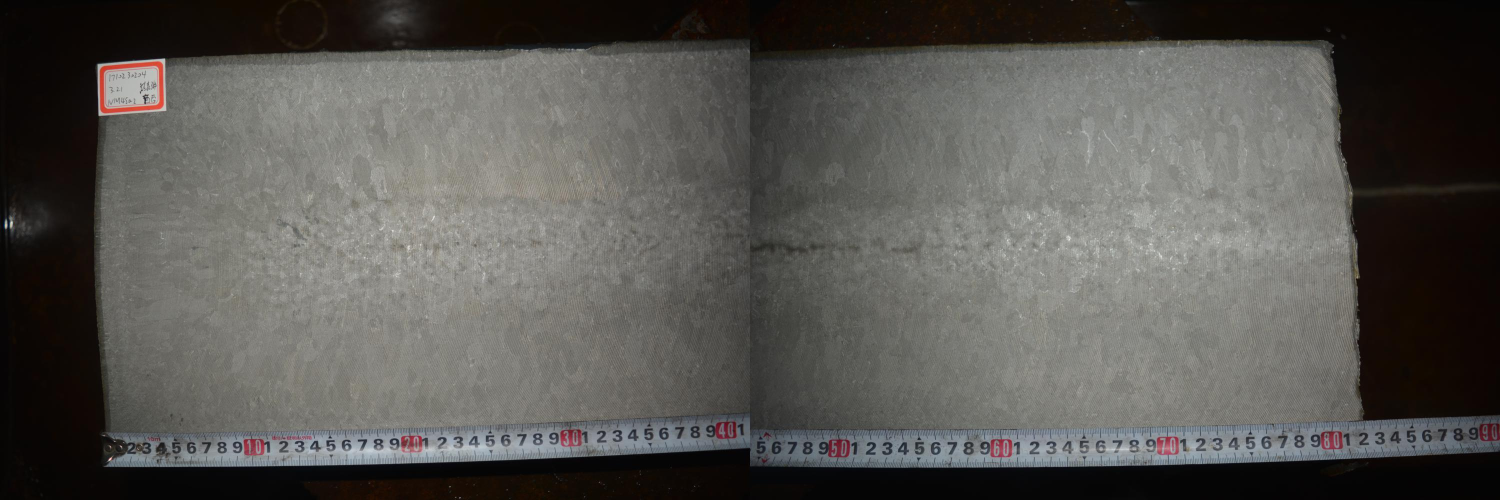
#> input picture data/1710230204w.jpg, 3000 x 1000 px (shown at 1/2 size)
$ python thresholdSegmentationTest.py
#> lines starting #> are read from the running program, lines starting #| are printed output that depends on the picture; after the words box and inside, x2 and y2 are one past the last pixel; in counts of white or black regions, pixels touching at a corner belong together
import cv2
import numpy as np

# [41 lines left out: functions colorInversion, unevenLightCompensate, not called in this run]

def erode_demo(pic):
    #gray = cv2.cvtColor(pic,cv2.COLOR_RGB2GRAY) # 原图片类型转换为灰度图像
    #ret, binary = cv2.threshold(gray, 0, 255, cv2.THRESH_BINARY_INV)
    #cv2.imshow("binary", binary)
    kernel = cv2.getStructuringElement(cv2.MORPH_RECT, (4, 4))
    dst = cv2.erode(pic, kernel)
    return dst

# [7 lines left out: function dilate_demo, not called in this run]

# [9 lines of commented-out code are left out]
image = cv2.imread('data/1710230204w.jpg')
#> image is the input picture: shape (1000, 3000, 3); mean B, G, R 81.9, 85.5, 87.2

# Step2. Preprogress
img_ori = image.copy()
# image = cv2.resize(image,(9000,2000))
image = cv2.cvtColor(image, cv2.COLOR_BGR2GRAY)
#> image: shape (1000, 3000)
image = cv2.GaussianBlur(image, (5,5), 0)
# image = unevenLightCompensate(image,blockSize=5)

# Step3. 运行封装OTSU函数并输出灰度化后的阈值
ret, result = cv2.threshold(image, 0, 256, cv2.THRESH_BINARY+cv2.THRESH_OTSU)
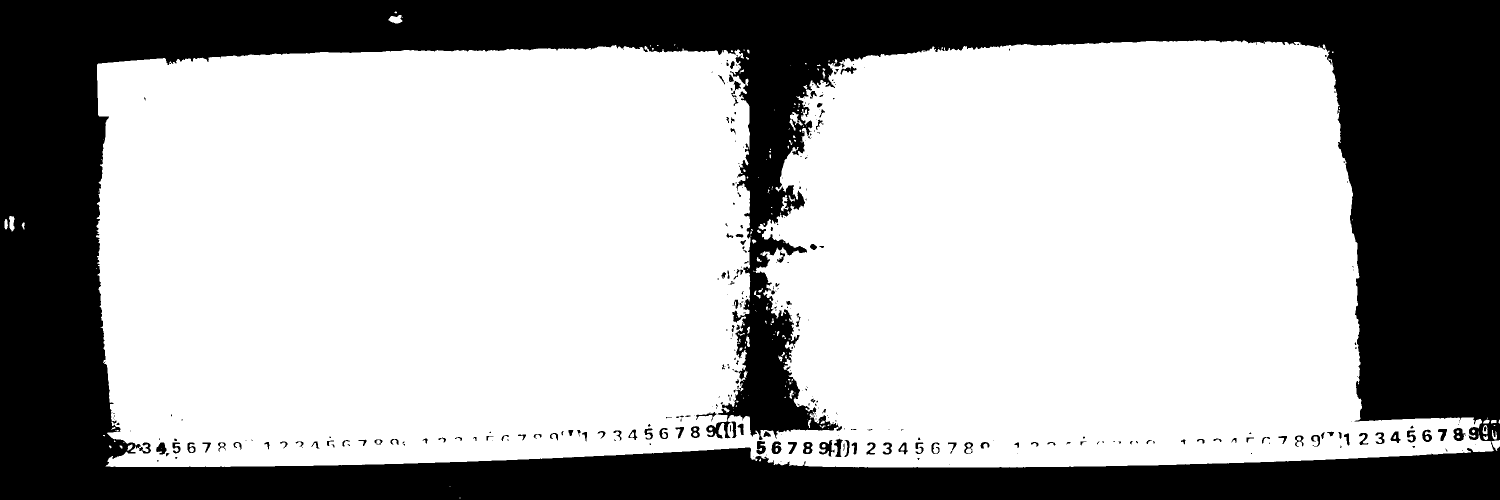
#> result: shape (1000, 3000) (shown at 1/2 size); 66.3% white; 348 black regions (209 under 20 px), largest, box (x1, y1, x2, y2) and area: (0, 0, 3000, 1000) 995424, (1638, 880, 1669, 913) 487, (2907, 856, 2931, 882) 395
#> ret = 68
# ret, result = cv2.threshold(image, 0, 256, cv2.THRESH_BINARY+cv2.THRESH_TRIANGLE)
print(ret)
#| 68.0

# Step4. 开运算：先腐蚀后膨胀，可消除细小物体或断开两个区域间的细小连接处。
result = erode_demo(result)
#> in erode_demo, `dst = cv2.erode(pic, kernel)`:
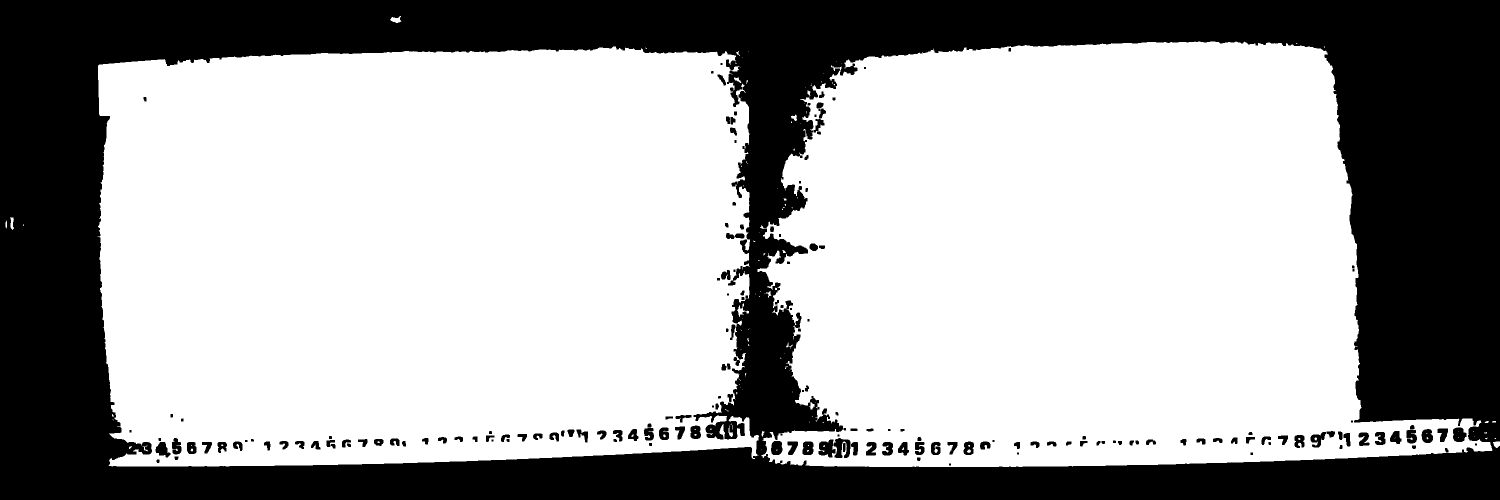
#> dst: shape (1000, 3000) (shown at 1/2 size); 64.8% white; 179 black regions (13 under 20 px)
# [8 lines of commented-out code are left out]
cnts = cv2.findContours(result.copy(), cv2.RETR_CCOMP, cv2.CHAIN_APPROX_SIMPLE)
#> cnts = 302 contours, 108 with area under 20; largest, box (x1, y1, x2, y2) and area: (195, 93, 1518, 933) 1027694, (1515, 83, 2985, 934) 934859, (1666, 875, 1702, 917) 936, (1636, 878, 1672, 916) 908, (2905, 854, 2934, 885) 672
cnts = cnts[0] if len(cnts) == 2 else cnts[1]

# Obtain area for each contour
contour_sizes = [(cv2.contourArea(contour), contour) for contour in cnts]
#> contour_sizes = 302 items


# [8 lines of commented-out code are left out]

cv2.namedWindow("out",0);#可调大小
cv2.resizeWindow('out', 1800, 400)
cv2.namedWindow("img",0);#可调大小
cv2.resizeWindow('img', 1800, 400)
# cv2.namedWindow("1",0);#可调大小
# cv2.resizeWindow('1', 1800, 400)

# cv2.imshow('1', img)
cv2.imshow('out', result)


# Find maximum contour and crop for ROI section
if len(contour_sizes) > 0:
    # contour_sizes.sort(key = lambda x: x[0])
    # largest_contour=contour_sizes[-1][1]
    largest_contour=max(contour_sizes,key = lambda x: x[0])[1]
#> largest_contour = contour of 1880 points, box (x1, y1, x2, y2) (195, 93, 1518, 933), area 1027694
    x,y,w,h = cv2.boundingRect(largest_contour) # 获取包含对象轮廓的最小矩形
#> x = 195; y = 93; w = 1323; h = 840

    img = cv2.rectangle(img_ori, (x, y), (x + w, y + h), (0,0,255), 10)
    ROI = img_ori[y:y+h, x:x+w]
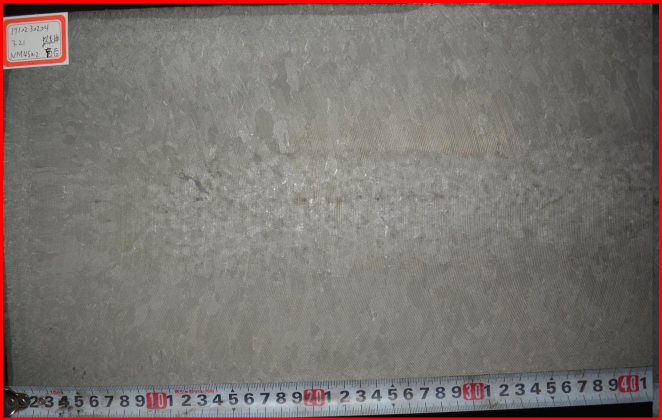
#> ROI: shape (840, 1323, 3) (shown at 1/2 size); mean B, G, R 110.5, 114.7, 121.2
    cv2.namedWindow("ROI", 0);  # 可调大小
    cv2.resizeWindow('ROI', 1800, 400)
    cv2.imshow("ROI", ROI)
cv2.imshow('img', img)

cv2.waitKey(0)
cv2.destroyAllWindows()
